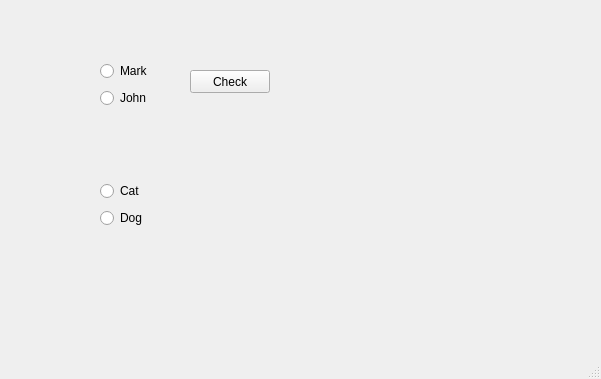
<?xml version="1.0" encoding="UTF-8"?>
<ui version="4.0">
 <class>MainWindow</class>
 <widget class="QMainWindow" name="MainWindow">
  <property name="geometry">
   <rect>
    <x>0</x>
    <y>0</y>
    <width>601</width>
    <height>379</height>
   </rect>
  </property>
  <property name="windowTitle">
   <string>MainWindow</string>
  </property>
  <widget class="QWidget" name="centralwidget">
   <widget class="QPushButton" name="pushButton">
    <property name="geometry">
     <rect>
      <x>190</x>
      <y>70</y>
      <width>80</width>
      <height>23</height>
     </rect>
    </property>
    <property name="text">
     <string>Check</string>
    </property>
   </widget>
   <widget class="QWidget" name="">
    <property name="geometry">
     <rect>
      <x>100</x>
      <y>60</y>
      <width>57</width>
      <height>50</height>
     </rect>
    </property>
    <layout class="QVBoxLayout" name="verticalLayout">
     <item>
      <widget class="QRadioButton" name="radioButton">
       <property name="text">
        <string>Mark</string>
       </property>
      </widget>
     </item>
     <item>
      <widget class="QRadioButton" name="radioButton_2">
       <property name="text">
        <string>John</string>
       </property>
      </widget>
     </item>
    </layout>
   </widget>
   <widget class="QWidget" name="">
    <property name="geometry">
     <rect>
      <x>100</x>
      <y>180</y>
      <width>52</width>
      <height>50</height>
     </rect>
    </property>
    <layout class="QVBoxLayout" name="verticalLayout_2">
     <item>
      <widget class="QRadioButton" name="radioButton_3">
       <property name="text">
        <string>Cat</string>
       </property>
      </widget>
     </item>
     <item>
      <widget class="QRadioButton" name="radioButton_4">
       <property name="text">
        <string>Dog</string>
       </property>
      </widget>
     </item>
    </layout>
   </widget>
  </widget>
  <widget class="QMenuBar" name="menubar">
   <property name="geometry">
    <rect>
     <x>0</x>
     <y>0</y>
     <width>601</width>
     <height>20</height>
    </rect>
   </property>
  </widget>
  <widget class="QStatusBar" name="statusbar"/>
 </widget>
 <resources/>
 <connections/>
</ui>
